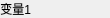
<?xml version="1.0" encoding="UTF-8"?>
<ui version="4.0">
 <class>ArrayLegedLabel</class>
 <widget class="QWidget" name="ArrayLegedLabel">
  <property name="geometry">
   <rect>
    <x>0</x>
    <y>0</y>
    <width>110</width>
    <height>18</height>
   </rect>
  </property>
  <property name="windowTitle">
   <string>Form</string>
  </property>
  <layout class="QVBoxLayout" name="verticalLayout">
   <property name="leftMargin">
    <number>0</number>
   </property>
   <property name="topMargin">
    <number>0</number>
   </property>
   <property name="rightMargin">
    <number>0</number>
   </property>
   <property name="bottomMargin">
    <number>0</number>
   </property>
   <item>
    <layout class="QGridLayout" name="gridLayout">
     <item row="0" column="0">
      <widget class="QLabel" name="LegendName">
       <property name="text">
        <string>变量1</string>
       </property>
       <property name="alignment">
        <set>Qt::AlignRight|Qt::AlignTrailing|Qt::AlignVCenter</set>
       </property>
      </widget>
     </item>
     <item row="0" column="1">
      <widget class="QLabel" name="LegendColor">
       <property name="sizePolicy">
        <sizepolicy hsizetype="Expanding" vsizetype="Fixed">
         <horstretch>0</horstretch>
         <verstretch>0</verstretch>
        </sizepolicy>
       </property>
       <property name="minimumSize">
        <size>
         <width>0</width>
         <height>8</height>
        </size>
       </property>
       <property name="maximumSize">
        <size>
         <width>16777215</width>
         <height>8</height>
        </size>
       </property>
       <property name="text">
        <string/>
       </property>
      </widget>
     </item>
    </layout>
   </item>
  </layout>
 </widget>
 <resources/>
 <connections/>
</ui>
